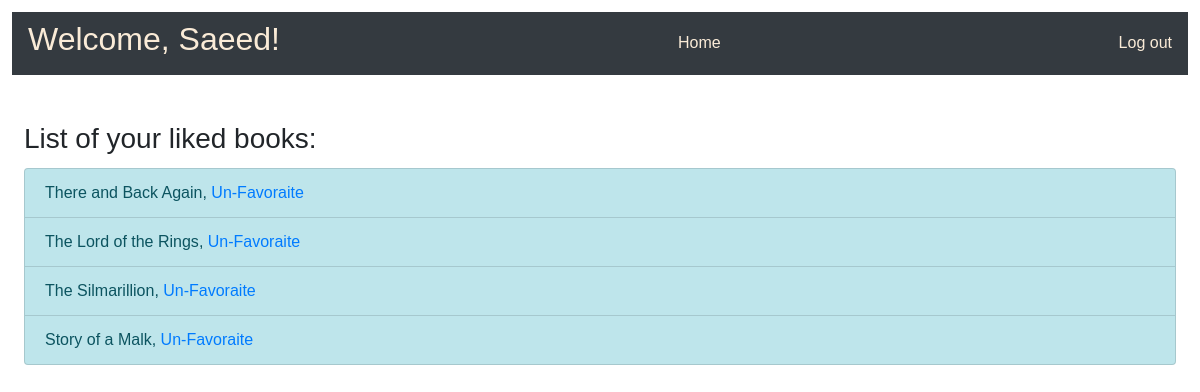
Screenshot of /books/show_user_profile/ (signed in) with the database file from the repository.
### login_app/models.py (models this page shows)
class User(models.Model):
    first_name = models.CharField(max_length = 255)
    last_name = models.CharField(max_length = 255)
    birthday = models.DateField()
    email = models.EmailField(max_length = 255)
    password = models.CharField(max_length = 255)
    created_at = models.DateTimeField(auto_now_add=True)
    updated_at = models.DateTimeField(auto_now=True)
    objects = UserManager()

### favorite_books_app/models.py (models this page shows)
class Book(models.Model):
    title = models.CharField(max_length = 255)
    desc = models.TextField()
    uploaded_by = models.ForeignKey(User, related_name='books_uploaded', on_delete = models.CASCADE)
    users_who_like = models.ManyToManyField(User, related_name='liked_books')
    created_at = models.DateTimeField(auto_now_add = True)
    updated_at = models.DateTimeField(auto_now = True)
    objects = BookManager()

### favorite_books_app/views.py (the view)
# urls.py: path('show_user_profile/', views.show_user_profile),
def show_user_profile(request):
    user = User.objects.get(id = request.session['id'])
    context ={
        'user' : user,
        'liked_books' : user.liked_books.all(),
    }
    return render(request, 'user.html', context)

### favorite_books_app/templates/user.html (shortened to what this page needs)
<!DOCTYPE html>
<html lang="en">
<head>
    {% load static %}
    <link rel="stylesheet" href="https://cdn.jsdelivr.net/npm/bootstrap@4.6.2/dist/css/bootstrap.min.css">
    <link rel="stylesheet" href="{% static 'css/styling.css' %}">
</head>
<body>
    <header class="navbar navbar-primary bg-dark">
        <h2>Welcome, {{ request.session.first_name }}!</h2>
        <p class="link_container"><a href="/books/" class="navbar_link">Home</a></p>
        <p class="link_container"><a href="/logout/" class="navbar_link">Log out</a></p>
    </header>
    <main>
        <section  class="book_show">
            <h3>List of your liked books:</h3>
            <ul class="list-group">
                {% for book in liked_books %}
                <li class="list-group-item list-group-item-info">{{ book.title }}, <a href="/books/remove_favoraite/{{book.id}}">Un-Favoraite</a></li>
                {% endfor %}
            </ul>
        </section>
    </main>
</body>
</html>

### favorite_books_app/static/css/styling.css (style rules this page uses)
* { margin: 0; padding: 0; border: 0; outline: 0; font-family: sans-serif; }
header { margin: 1%; padding: 1%; color: antiquewhite; }
.link_container { margin: 1% 0; }
.navbar_link { color: antiquewhite; }
main { display: flex; }
section { margin: 1%; padding: 1%; flex: 1; text-align: center; }
.book_show { text-align: left; }
div,h3 { text-align: left; margin: 1% 0; }
p { margin: 0; }

### rows the page displays
User: session.first_name "Saeed"
Book: title "There and Back Again"
Book: title "The Lord of the Rings"
Book: title "The Silmarillion"
Book: title "Story of a Malk"
